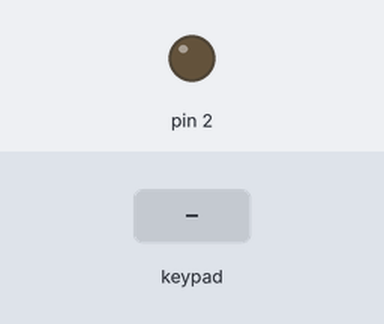
The sketch below on a simulated Arduino Uno, built with avr-gcc and run on an emulated ATmega328P. Parts: output pins drawn as LEDs (lit = HIGH). Wiring (inferred from the names in the program): 4×4 keypad with keys 1 2 3 + 4 5 6 - 7 8 9 * A 0 # /: rows pin 4, pin 5, pin 6, pin 7; columns pin 8, pin 9, pin 10, pin 11. The inputs (shaded band) are chosen by the test bench. Pins used as bus, display or sensor lines are not drawn; what the sketch prints to the serial monitor is not drawn.

Above: at 1.2 s.
1.3 s: keypad keys 1 2 3 4 5 # pressed 0.4 s apart
At 4.7 s:
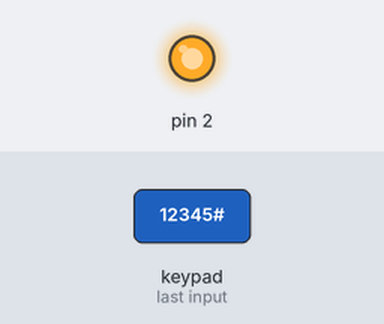
5.2 s: key '*' pressed
6.8 s: key '#' pressed
At 7.3 s:
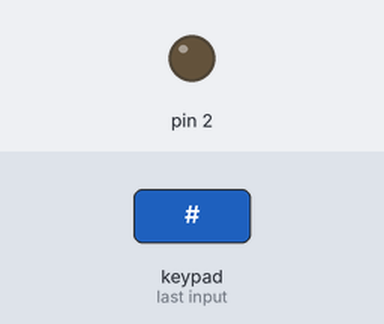
8.4 s: key '/' pressed
Timing chart, 0 to 11.0 s (numbered marks = the images above; inputs shaded):
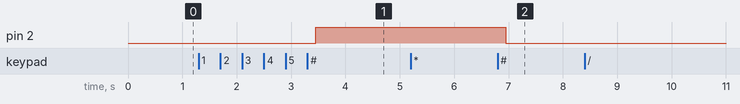

The sketch:

11_password.ino
```cpp
//输入正确密码，LED灯亮，否则不亮
const int numRows = 4;
const int numCols = 4;
const int debounceTime = 20;
const char keymap[numRows][numCols]={
  {'1','2','3','+'},
  {'4','5','6','-'},
  {'7','8','9','*'},
  {'*','0','#','/'}
  };
const int rowPins[numRows]={4,5,6,7};
const int colPins[numCols]={8,9,10,11};
//全部设置为HIGH，因为按键未按下，所以每个按键电路都不通，每个pins上都是HIGH
void setup() {
  // put your setup code here, to run once:
   Serial.begin(9600);
   pinMode(2,OUTPUT); //显示LED灯
   digitalWrite(0,LOW);
   for(int row = 0; row< numRows; row++)
   {
     pinMode(rowPins[row],INPUT);  //输入
     digitalWrite(rowPins[row],HIGH);
    }

    for(int column = 0; column < numCols; column++)
    {
      pinMode(colPins[column], OUTPUT);  //输出
      digitalWrite(colPins[column],HIGH);
      }
}
char getKey()
{
  char key = -1;
  for(int column = 0; column < numCols; column++)
  {
    digitalWrite(colPins[column],LOW);
    for(int row=0; row < numRows; row++){
      if(digitalRead(rowPins[row]) == LOW)
      {
        delay(debounceTime);
        while(digitalRead(rowPins[row])==LOW){
            //等待按键释放
          }
          key = keymap[row][column];

        }
    }
    digitalWrite(colPins[column],HIGH);
   }
   return key;
}

 char inputCode[6] = {0};
 int inputIndex = 0;
//先将第一列输出Pin设为LOW，这列的所有行因为都是HIGH，所以只要这些行里面有一个按键按下，就立即通路，输入LOW信号到行所在的输入Pin中
void loop() {
  // put your main code here, to run repeatedly:
  char key = getKey();

  if(key!=-1) {

    Serial.print(key);

    if(key=='#')
    {
      inputCode[5]='\0';
      Serial.println();
      Serial.println(inputCode);
      if(strcmp(inputCode,"12345")==0)
      {
        Serial.println("you password is correct");
        digitalWrite(2,HIGH);
      }
      else
      {
        Serial.println("you password is not correct");
        inputIndex = 0;
        memset(&inputCode,0,6);
        digitalWrite(2,LOW);
      }
    }
    else
    {
      if(inputIndex<5)
        inputCode[inputIndex]=key;
      inputIndex++;
      if(inputIndex==6)
      {
        inputIndex=0;
        memset(&inputCode,0,6);
      }


    }
  }
}
```

Measured:
- after the input at 1.3 s, pin 2: LOW → HIGH after 2.2 s
- after the input at 5.2 s, every drawn part: stays the same
- after the input at 6.8 s, pin 2: HIGH → LOW after 0.15 s
- after the input at 8.4 s, every drawn part: stays the same
